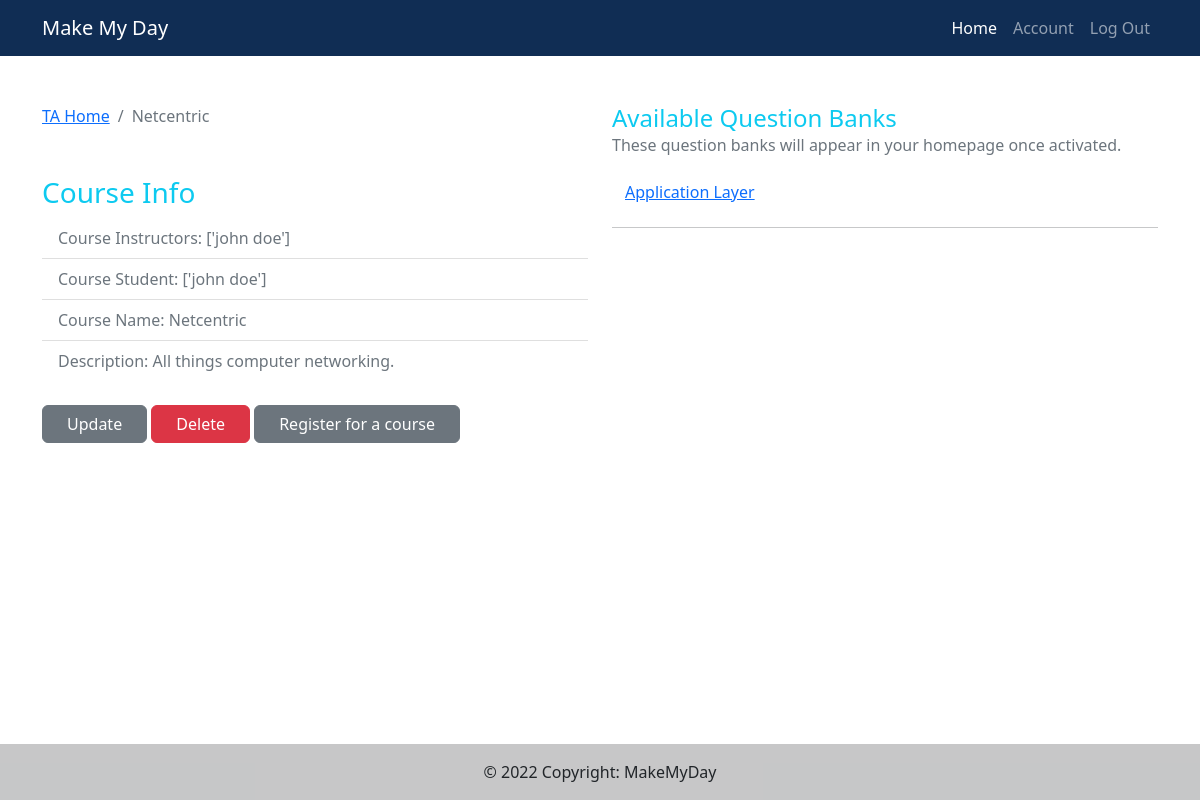
The page /course/1/ (signed in) on the database as committed earlier.
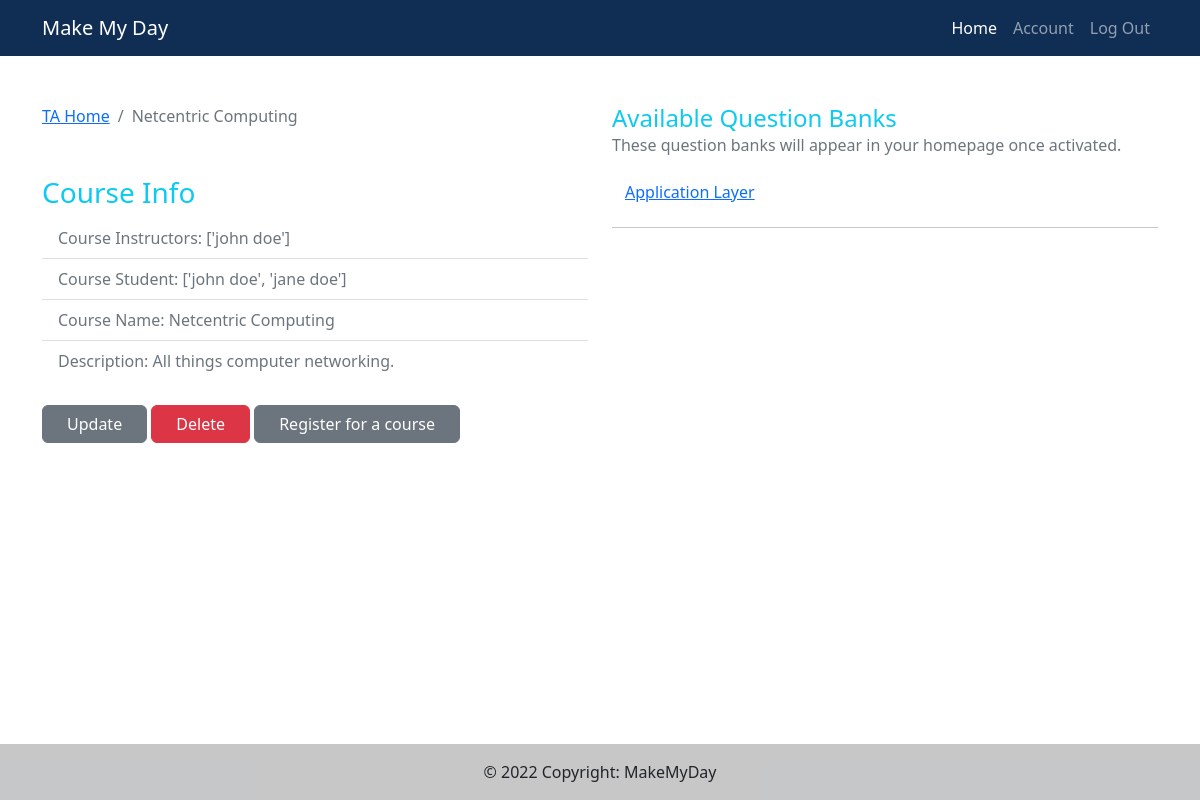
The same page on the database as committed later.
### main/models.py (models this page shows, shortened)
class Course(models.Model):
    instructors = models.ManyToManyField(Instructor, related_name="instructors")
    students = models.ManyToManyField(Student, related_name="students")
    course_id = models.BigAutoField(primary_key=True, db_column="course_id")
    course_name = models.CharField(max_length=255)
    description = models.TextField(default="")
    def retrieveQuestionBanks(self):
        closed_qbs = self.question_bank_set.filter(
            end_date__lte=timezone.now())
        open_qbs = self.question_bank_set.filter(
            start_date__lte=timezone.now(),
            end_date__gte=timezone.now())
        upcoming_qbs = self.question_bank_set.filter(
            start_date__gte=timezone.now())
        return [closed_qbs, open_qbs, upcoming_qbs]

### course/views.py (the view)
# urls.py: path('<int:pk>/', courseViews.each_courses, name='each_courses'),
@login_required
def each_courses(request, pk):
    each_one = Course.objects.get(pk=pk)
    instructors = []
    for ins in list(each_one.instructors.all()):
        name = ins.user_profile.user.first_name + " " + ins.user_profile.user.last_name
        instructors.append(name)
    students = []
    for stu in list(each_one.students.all()):
        name = stu.user_profile.user.first_name + " " + stu.user_profile.user.last_name
        students.append(name)
    [closed_qbs, open_qbs, upcoming_qbs] = each_one.retrieveQuestionBanks()
    return render(request, 'course/course_info.html',
    {'each_one': each_one,
    'instructors': instructors,
    'students': students,
    'qbs': open_qbs})

### course/templates/course/course_info.html (shortened to what the changed rows need)
{% extends 'main/base.html' %}
{% load static %}
{% load humanize %}
{% block content %}
<div class="container">
    <div class="row mb-5 fields mt-5">
        <div class="col-md-6">
            <section id="bc">
                <nav aria-label="breadcrumb">
                    <ol class="breadcrumb">
                        <li class="breadcrumb-item">
                            {% if request.user.userprofile.student_id == "" and request.user.userprofile.instructor_id != "" %}
                            <a href="{% url 'main:home' %}">Instructor Home</a>
                            {% elif request.user.userprofile.instructor_id == "" and request.user.userprofile.student_id != "" %}
                            <a href="{% url 'main:home' %}">Student Home</a>
                            {% else %}
                            <a href="{% url 'main:home' %}">TA Home</a>
                            {% endif %}
                        </li>
                        <li class="breadcrumb-item active" aria-current="page">
                            {{each_one.course_name}}
                        </li>
                    </ol>
                </nav>
            </section>
                        <ul class="list-group list-group-flush mt-5">
                            <li class="list-group-item text-secondary">
                                Course Student:
                                <span class="float-right">{{students}}</span>
                            </li>
                            <li class="list-group-item text-secondary">
                                Course Name:
                                <span class="float-right"
                                    >{{each_one.course_name}}</span
                                >
                            </li>
                            <li class="list-group-item text-secondary">
                                Description:
                                <span class="float-right"
                                    >{{each_one.description}}
                                </span>
                            </li>
                        </ul>
        </div>
    </div>
</div>
{% endblock %}

Rows that differ between the two databases and show on the page:
changed Course "All things computer networking.": course_name "Netcentric" → "Netcentric Computing"
Other text that changed with them:
{{ students }}: "['john doe']" → "['john doe', 'jane doe']"
